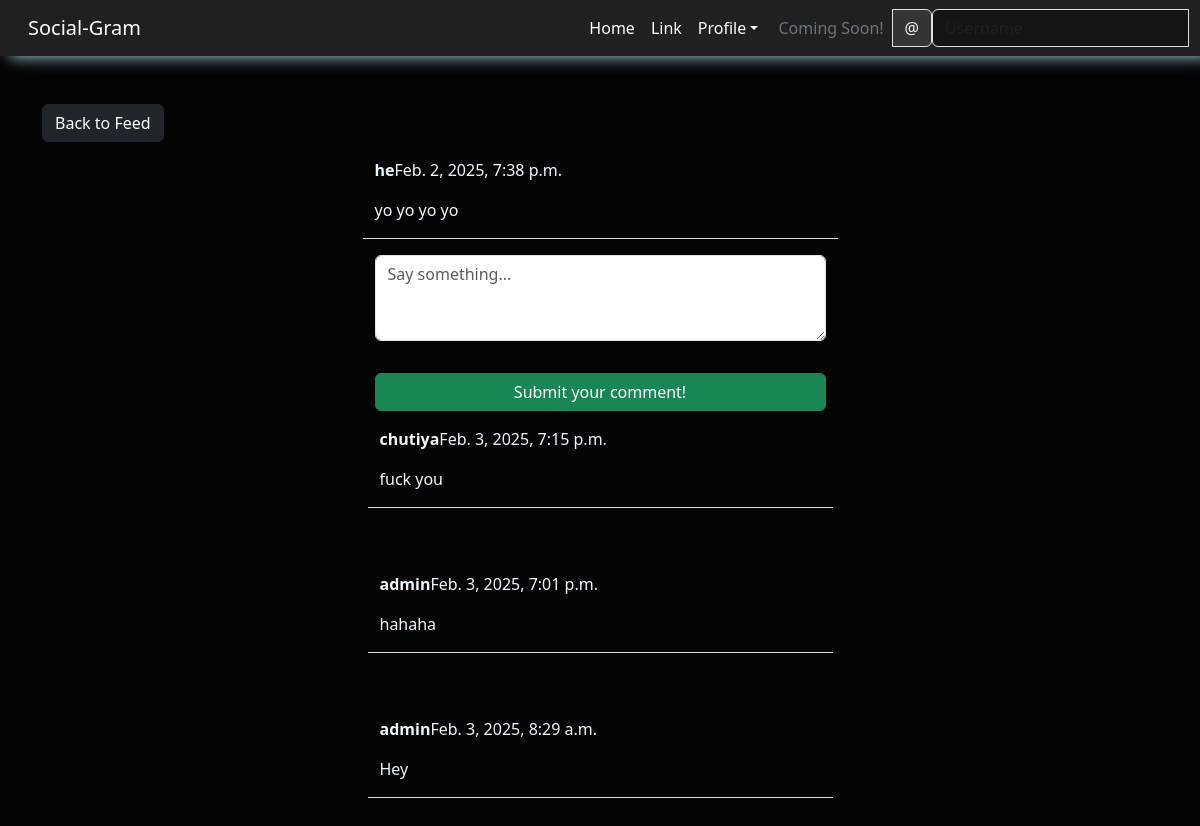
Screenshot of /social/post/16 (signed in) with the database file from the repository.
### social/models.py (models this page shows)
class Post(models.Model):
    body = models.TextField()
    created_on = models.DateTimeField(default=timezone.now)
    author = models.ForeignKey(User , on_delete=models.CASCADE)

class Comment(models.Model):
    comment = models.TextField()
    created_on = models.DateTimeField(default=timezone.now)
    author = models.ForeignKey(User , on_delete=models.CASCADE)
    post = models.ForeignKey('Post' , on_delete=models.CASCADE)

### social/views.py (the view, shortened to what this page needs)
# urls.py: path('post/<int:pk>' , PostDetailView.as_view() , name='post-detail'),
class PostDetailView( LoginRequiredMixin , View):
    def get(self , request, pk , *args , **kwargs):
        post = Post.objects.get(pk=pk)
        form = CommentForm()
        comments = Comment.objects.filter(post=post).order_by('-created_on')
        context = {
            'post' : post,
            'form' : form,
            'comments': comments,
        }
        return render(request , 'social/post_detail.html' , context)

### social/forms.py
class CommentForm(forms.ModelForm):
    comment = forms.CharField(
        label='',
        widget=forms.Textarea(attrs={
            'rows':'3',
            'placeholder': 'Say something...',
        })
    )
    class Meta:
        model = Comment
        fields = ['comment']

### social/templates/social/post_detail.html (shortened to what this page needs)
{% extends 'landing/base.html' %}
{% load crispy_forms_tags %}
{% block content %}
<div class="container">
    <div class="row mt-5">
        <div class="col-md-5 col-sm-6">
            <a href="{% url 'post-list' %}" class="btn btn-dark">Back to Feed</a>
        </div>
    </div>
    <div class="row justify-content-center mt-3">
        <div class="col-md-5 col-sm-12 border-bottom">
            <p><strong>{{post.author}}</strong>{{post.created_on}}
            </p>
            <p>{{post.body}}</p>
        </div>
    </div>
    <div class="row justify-content-center mt-3 mb-5">
        <div class="col-md-5 col-sm-12 ">
            <form method="POST">
                {{form | crispy}}
                <div class="d-grid gap-2">
                    <button class="btn btn-success mt-3">Submit your comment!</button>
                </div>
            </form>
        </div>
        {% for comment in comments %}
        <div class="row justify-content-center mt-3 mb-5">
            <div class="col-md-5 col-sm-12 border-bottom">
                <p><strong>{{comment.author}}</strong>{{comment.created_on}}
                </p>
                <p>{{comment.comment}}</p>
            </div>
        </div>
        {% endfor %}
    </div>
    {% endblock content %}

### landing/templates/landing/base.html (style rules this page uses)
body { background-color: #040404; color: aliceblue; }

### rows the page displays
Post: author "he", created_on "Feb. 2, 2025, 7:38 p.m.", body "yo yo yo yo"
Comment: author "chutiya", created_on "Feb. 3, 2025, 7:15 p.m.", comment "fuck you"
Comment: author "admin", created_on "Feb. 3, 2025, 7:01 p.m.", comment "hahaha"
Comment: author "admin", created_on "Feb. 3, 2025, 8:29 a.m.", comment "Hey"
